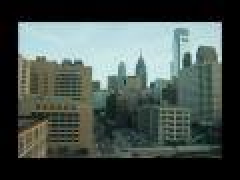
%> input picture 1.jpg, 120 x 90 px (shown 2 times larger)
$ octave image_graph.m   (GNU Octave 9; MATLAB toolbox functions it lacks are replaced by stand-ins)
%> lines starting %> are read from the running program, lines starting %| are printed output that depends on the picture
I1 = single(rgb2gray(imread('1.jpg')));
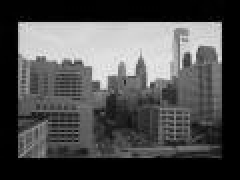
%> I1: size 90x120 single (shown 2 times larger); min 0, max 238, mean 78.1
I2 = single(rgb2gray(imread('2.jpg')));
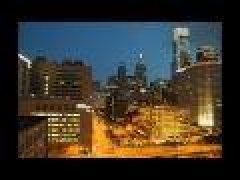
%> input picture 2.jpg, 120 x 90 px (shown 2 times larger)
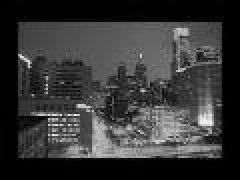
%> I2: size 90x120 single (shown 2 times larger); min 0, max 251, mean 54.8
%I = single(vl_imdown(rgb2gray(I))) ;

binSize = 16;
magnif = 3;
%> (the run ends here)
